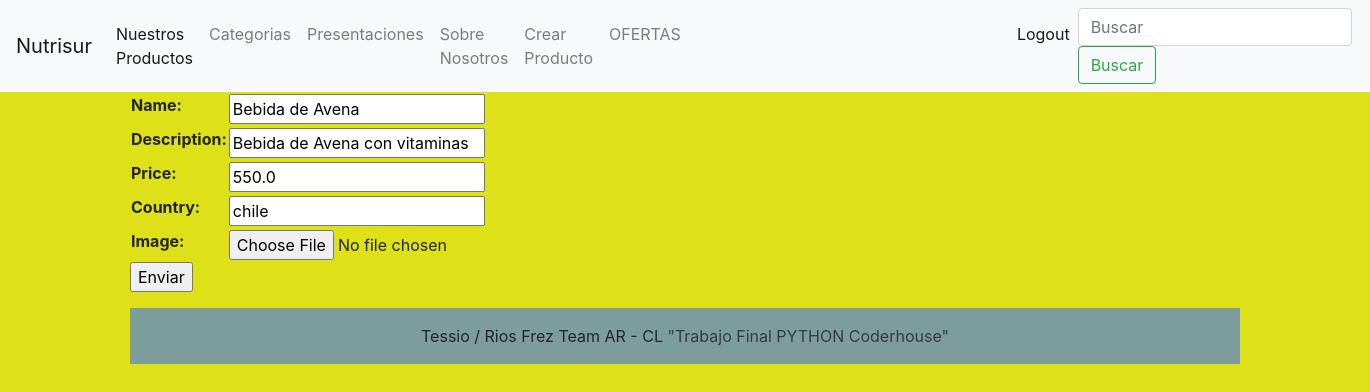
/update_product/1/ (signed in), run on the app's committed database.
### nutrisur/models.py (models this page shows)
class Healthdrink(models.Model):
    name = models.CharField(max_length=40)
    description = models.CharField(max_length=500,null=True,blank=True)
    price = models.FloatField()
    country = models.CharField(max_length=40)
    image = models.ImageField(upload_to='products/', null=True, blank=True)

### nutrisur/views.py (the view)
# urls.py: path('update_product/<int:pk>/', update_product, name='update_product'),
@staff_member_required
def update_product(request, pk):
    if request.method == 'POST':
        form = Products_upload_form(request.POST, request.FILES)
        if form.is_valid():
            product = Healthdrink.objects.get(id=pk)
            product.name = form.cleaned_data['name']
            product.price = form.cleaned_data['price']
            product.description = form.cleaned_data['description']
            product.country = form.cleaned_data['country']
            product.image = form.cleaned_data['image']
            product.save()
            return redirect(list_products)
    elif request.method == 'GET':
        product = Healthdrink.objects.get(id=pk)
        form = Products_upload_form(initial={'name':product.name,'price':product.price,'description':product.description,'country':product.country})
        context = {'form':form}
        return render(request, 'update_product.html', context=context)

### nutrisur/forms.py
class Products_upload_form(forms.Form):
    name = forms.CharField(max_length=40)
    description = forms.CharField(max_length=500)
    price = forms.IntegerField()
    country = forms.CharField(max_length=40)
    image = forms.ImageField(required=False)

### templates/update_product.html (shortened to what this page needs)
{% extends 'base.html' %}
{% block contenido_que_cambia %}
<form action="" method="POST" enctype="multipart/form-data">
<table>
    {{form.as_table}}
</table>
<p><input type="submit" value="Enviar"></p>
</form>
{% endblock %}

### data on the page
Healthdrink: name "Bebida de Avena", description "Bebida de Avena con vitaminas", price "550.0", country "chile"
